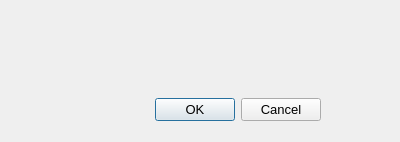
<?xml version="1.0" encoding="UTF-8"?>
<ui version="4.0">
 <class>Dialog</class>
 <widget class="QDialog" name="Dialog">
  <property name="geometry">
   <rect>
    <x>0</x>
    <y>0</y>
    <width>400</width>
    <height>142</height>
   </rect>
  </property>
  <property name="windowTitle">
   <string>Диалог</string>
  </property>
  <widget class="QDialogButtonBox" name="buttonBox">
   <property name="geometry">
    <rect>
     <x>-20</x>
     <y>90</y>
     <width>341</width>
     <height>40</height>
    </rect>
   </property>
   <property name="font">
    <font>
     <pointsize>10</pointsize>
    </font>
   </property>
   <property name="orientation">
    <enum>Qt::Horizontal</enum>
   </property>
   <property name="standardButtons">
    <set>QDialogButtonBox::Cancel|QDialogButtonBox::Ok</set>
   </property>
  </widget>
  <widget class="QLabel" name="label">
   <property name="geometry">
    <rect>
     <x>35</x>
     <y>20</y>
     <width>331</width>
     <height>51</height>
    </rect>
   </property>
   <property name="font">
    <font>
     <family>Arial</family>
     <pointsize>12</pointsize>
    </font>
   </property>
   <property name="text">
    <string/>
   </property>
   <property name="alignment">
    <set>Qt::AlignCenter</set>
   </property>
  </widget>
 </widget>
 <resources/>
 <connections>
  <connection>
   <sender>buttonBox</sender>
   <signal>accepted()</signal>
   <receiver>Dialog</receiver>
   <slot>accept()</slot>
   <hints>
    <hint type="sourcelabel">
     <x>198</x>
     <y>164</y>
    </hint>
    <hint type="destinationlabel">
     <x>157</x>
     <y>199</y>
    </hint>
   </hints>
  </connection>
  <connection>
   <sender>buttonBox</sender>
   <signal>rejected()</signal>
   <receiver>Dialog</receiver>
   <slot>reject()</slot>
   <hints>
    <hint type="sourcelabel">
     <x>266</x>
     <y>170</y>
    </hint>
    <hint type="destinationlabel">
     <x>286</x>
     <y>199</y>
    </hint>
   </hints>
  </connection>
 </connections>
</ui>
